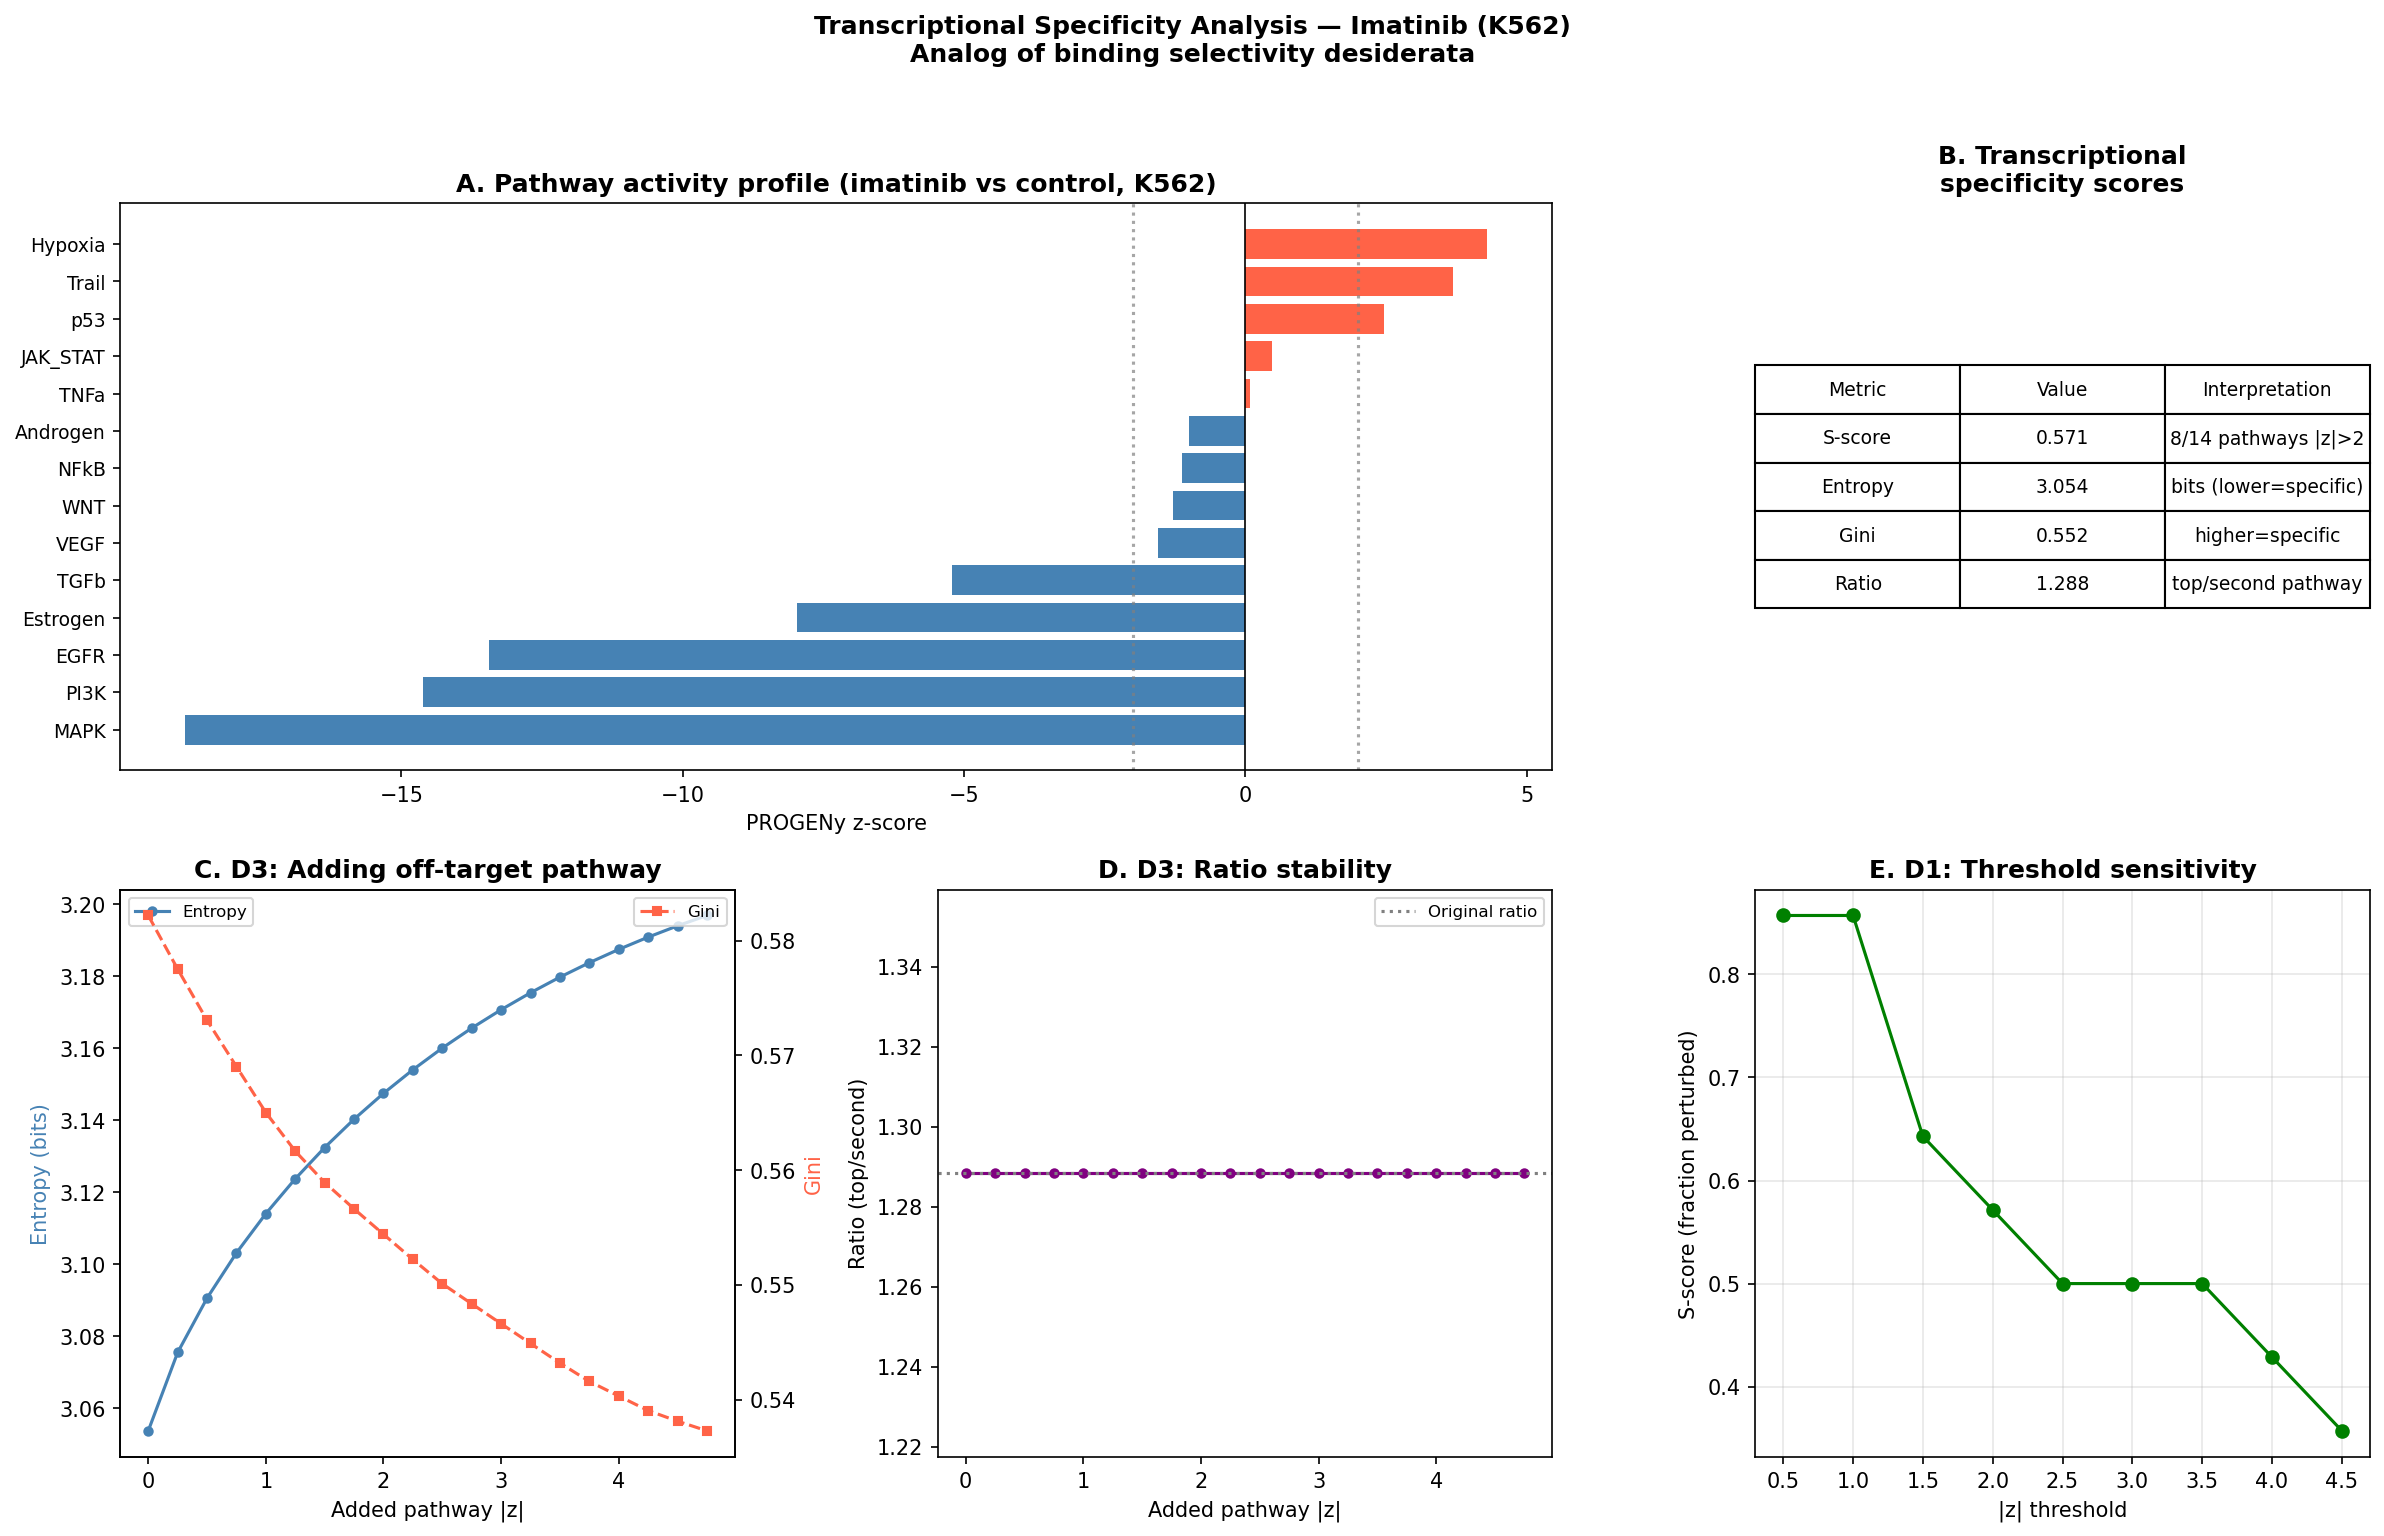

Python code for this plot:
import numpy as np
import pandas as pd
import matplotlib.pyplot as plt
import matplotlib.gridspec as gridspec
from scipy.stats import pearsonr, spearmanr

# ── 1. PROGENy z-scores ───────────────────────────────────────────────────────
# From progeny_analysis.R output
progeny = pd.Series({
    'MAPK':     -18.837,
    'PI3K':     -14.621,
    'EGFR':     -13.437,
    'Estrogen':  -7.970,
    'TGFb':      -5.208,
    'VEGF':      -1.546,
    'WNT':       -1.284,
    'NFkB':      -1.134,
    'Androgen':  -1.007,
    'TNFa':       0.084,
    'JAK_STAT':   0.481,
    'p53':        2.463,
    'Trail':      3.687,
    'Hypoxia':    4.299,
})

# Use absolute values — we care about magnitude of perturbation, not direction
# (both strongly suppressed and strongly activated = specific response)
abs_z = progeny.abs().sort_values(ascending=False)

print("PROGENy absolute z-scores (ranked):")
print(abs_z.round(3))
print()

# ── 2. Define selectivity metrics ─────────────────────────────────────────────

def s_score(values, threshold=2.0):
    """Fraction of pathways with |z| above threshold.
    Analog of S-score: fraction of kinases above pKd threshold.
    Lower = more specific (fewer pathways perturbed)."""
    return np.sum(values > threshold) / len(values)

def entropy_score(values, beta=0.0):
    """Shannon entropy of normalized |z| distribution.
    Analog of selectivity entropy.
    Lower = more specific (concentrated response)."""
    shifted = np.maximum(values - beta, 0)
    total = np.sum(shifted)
    if total == 0:
        return 0.0
    p = shifted / total
    p = p[p > 0]
    return -np.sum(p * np.log2(p))

def gini_score(values):
    """Gini coefficient of |z| distribution.
    Analog of Gini coefficient.
    Higher = more specific (one pathway dominates)."""
    n = len(values)
    sorted_vals = np.sort(values)
    indices = np.arange(1, n + 1)
    return (2 * np.sum(indices * sorted_vals)) / (n * np.sum(sorted_vals)) - (n + 1) / n

def ratio_score(values):
    """Ratio of top pathway to second pathway |z|.
    Analog of ratio-based selectivity.
    Higher = more specific."""
    sorted_vals = np.sort(values)[::-1]
    if sorted_vals[1] == 0:
        return np.inf
    return sorted_vals[0] / sorted_vals[1]

# ── 3. Compute scores ─────────────────────────────────────────────────────────
vals = abs_z.values

s    = s_score(vals, threshold=2.0)
h    = entropy_score(vals)
g    = gini_score(vals)
r    = ratio_score(vals)

print("── Transcriptional specificity scores (imatinib, K562) ──")
print(f"S-score analog:   {s:.4f}  (fraction of pathways with |z| > 2)")
print(f"Entropy analog:   {h:.4f}  (bits; lower = more specific)")
print(f"Gini analog:      {g:.4f}  (higher = more specific)")
print(f"Ratio analog:     {r:.4f}  (top / second pathway)")
print()

# ── 4. Test desiderata ────────────────────────────────────────────────────────
print("── Desiderata tests ──")

# D1: Reliability threshold
# How many pathways are above the detection threshold (|z| > 1)?
n_active = np.sum(vals > 1.0)
print(f"D1 (reliability): {n_active}/14 pathways have |z| > 1 — score is {'reliable' if n_active >= 3 else 'unreliable'}")

# D2: Bounded gap sensitivity
# Does the ratio definition give unbounded credit to the top pathway?
top1, top2 = sorted(vals)[-1], sorted(vals)[-2]
print(f"D2 (gap sensitivity): top={top1:.2f}, second={top2:.2f}, ratio={top1/top2:.3f}")
print(f"   Ratio captures {((top1/top2)-1)*100:.1f}% premium for top pathway over second")
print(f"   Entropy captures this as log2 difference: {np.log2(top1/top2):.3f} bits")

# D3: Distributional consistency
# Add a weak pathway (|z| = 0.5) and see how each score changes
vals_perturbed = np.append(vals, 0.5)
s_p = s_score(vals_perturbed, threshold=2.0)
h_p = entropy_score(vals_perturbed)
g_p = gini_score(vals_perturbed)
r_p = ratio_score(vals_perturbed)

print(f"\nD3 (distributional consistency): adding weak pathway (|z|=0.5)")
print(f"   S-score:  {s:.4f} -> {s_p:.4f}  (change: {s_p-s:+.4f})")
print(f"   Entropy:  {h:.4f} -> {h_p:.4f}  (change: {h_p-h:+.4f})")
print(f"   Gini:     {g:.4f} -> {g_p:.4f}  (change: {g_p-g:+.4f})")
print(f"   Ratio:    {r:.4f} -> {r_p:.4f}  (change: {r_p-r:+.4f})")
print(f"   Ratio is {'stable' if abs(r_p-r) < 0.01 else 'unstable'} (unaffected by weak pathway addition)")
print(f"   Entropy {'increases' if h_p > h else 'decreases'} (becomes {'less' if h_p > h else 'more'} specific)")

# D4: Monotonicity under weak off-target addition
# If we strengthen a near-zero pathway slightly, does specificity decrease?
vals_d4 = vals.copy()
# Find the weakest pathway and strengthen it slightly
weakest_idx = np.argmin(vals_d4)
vals_d4[weakest_idx] += 1.0  # add signal to weakest pathway

s_d4 = s_score(vals_d4, threshold=2.0)
h_d4 = entropy_score(vals_d4)
g_d4 = gini_score(vals_d4)
r_d4 = ratio_score(vals_d4)

print(f"\nD4 (monotonicity): strengthening weakest pathway by |z|=1.0")
print(f"   S-score:  {s:.4f} -> {s_d4:.4f}  {'✓ decreases (correct)' if s_d4 >= s else '✗ increases (violation)'}")
print(f"   Entropy:  {h:.4f} -> {h_d4:.4f}  {'✓ increases (correct)' if h_d4 >= h else '✗ decreases (violation)'}")
print(f"   Gini:     {g:.4f} -> {g_d4:.4f}  {'✓ decreases (correct)' if g_d4 <= g else '✗ increases (violation)'}")
print(f"   Ratio:    {r:.4f} -> {r_d4:.4f}  {'✓ unchanged (correct)' if abs(r_d4-r) < 0.01 else '✗ changes (violation)'}")

# ── 5. Sensitivity analysis ───────────────────────────────────────────────────
# How do scores change as we vary the threshold for D1?
thresholds = np.arange(0.5, 5.0, 0.5)
s_scores = [s_score(vals, t) for t in thresholds]

# How do scores change as we add progressively stronger off-target pathways?
extra_signals = np.arange(0, 5.0, 0.25)
entropies  = [entropy_score(np.append(vals, e)) for e in extra_signals]
ginis      = [gini_score(np.append(vals, e)) for e in extra_signals]
ratios     = [ratio_score(np.append(vals, e)) for e in extra_signals]
s_scores2  = [s_score(np.append(vals, e), threshold=2.0) for e in extra_signals]

# ── 6. Plot ───────────────────────────────────────────────────────────────────
fig = plt.figure(figsize=(16, 10))
gs = gridspec.GridSpec(2, 3, figure=fig)

# Panel A: pathway z-scores
ax1 = fig.add_subplot(gs[0, :2])
colors = ['tomato' if v > 0 else 'steelblue' for v in progeny.sort_values().values]
ax1.barh(range(len(progeny)), progeny.sort_values().values, color=colors)
ax1.set_yticks(range(len(progeny)))
ax1.set_yticklabels(progeny.sort_values().index, fontsize=9)
ax1.axvline(0, color='black', linewidth=0.8)
ax1.axvline(2, color='grey', linestyle=':', alpha=0.7)
ax1.axvline(-2, color='grey', linestyle=':', alpha=0.7)
ax1.set_xlabel('PROGENy z-score')
ax1.set_title('A. Pathway activity profile (imatinib vs control, K562)', fontweight='bold')

# Panel B: scores table
ax2 = fig.add_subplot(gs[0, 2])
ax2.axis('off')
table_data = [
    ['Metric', 'Value', 'Interpretation'],
    ['S-score', f'{s:.3f}', f'{int(s*14)}/14 pathways |z|>2'],
    ['Entropy', f'{h:.3f}', 'bits (lower=specific)'],
    ['Gini', f'{g:.3f}', 'higher=specific'],
    ['Ratio', f'{r:.3f}', 'top/second pathway'],
]
table = ax2.table(cellText=table_data[1:], colLabels=table_data[0],
                  loc='center', cellLoc='center')
table.auto_set_font_size(False)
table.set_fontsize(9)
table.scale(1, 1.8)
ax2.set_title('B. Transcriptional\nspecificity scores', fontweight='bold')

# Panel C: D3 — response to adding weak pathways
ax3 = fig.add_subplot(gs[1, 0])
ax3.plot(extra_signals, entropies, 'o-', color='steelblue', label='Entropy', markersize=4)
ax3_twin = ax3.twinx()
ax3_twin.plot(extra_signals, ginis, 's--', color='tomato', label='Gini', markersize=4)
ax3.set_xlabel('Added pathway |z|')
ax3.set_ylabel('Entropy (bits)', color='steelblue')
ax3_twin.set_ylabel('Gini', color='tomato')
ax3.set_title('C. D3: Adding off-target pathway', fontweight='bold')
ax3.legend(loc='upper left', fontsize=8)
ax3_twin.legend(loc='upper right', fontsize=8)

# Panel D: ratio response
ax4 = fig.add_subplot(gs[1, 1])
ax4.plot(extra_signals, ratios, 'o-', color='purple', markersize=4)
ax4.axhline(r, color='grey', linestyle=':', label='Original ratio')
ax4.set_xlabel('Added pathway |z|')
ax4.set_ylabel('Ratio (top/second)')
ax4.set_title('D. D3: Ratio stability', fontweight='bold')
ax4.legend(fontsize=8)

# Panel E: S-score threshold sensitivity
ax5 = fig.add_subplot(gs[1, 2])
ax5.plot(thresholds, s_scores, 'o-', color='green', markersize=6)
ax5.set_xlabel('|z| threshold')
ax5.set_ylabel('S-score (fraction perturbed)')
ax5.set_title('E. D1: Threshold sensitivity', fontweight='bold')
ax5.grid(True, alpha=0.3)

plt.suptitle('Transcriptional Specificity Analysis — Imatinib (K562)\nAnalog of binding selectivity desiderata',
             fontsize=12, fontweight='bold', y=1.02)
plt.tight_layout()
plt.savefig('analysis/transcriptional_specificity/specificity_analysis.png',
            dpi=150, bbox_inches='tight')
plt.close()

print("\nOutput: analysis/transcriptional_specificity/specificity_analysis.png")
